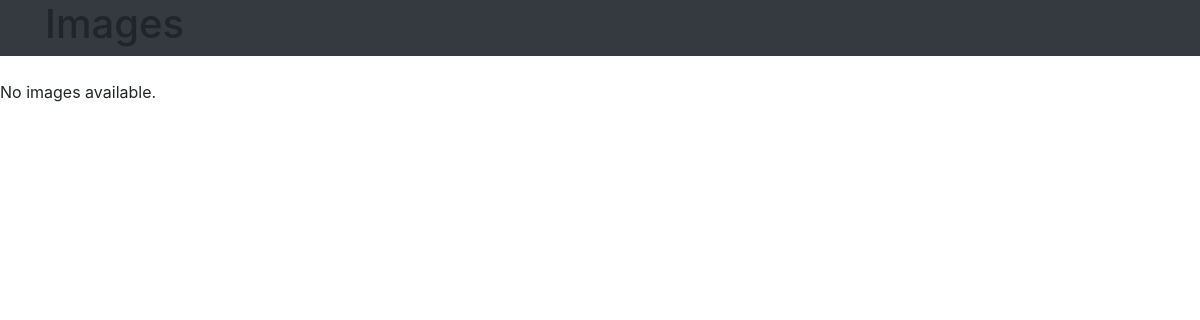
The page /view_image/4 on the database as committed earlier.
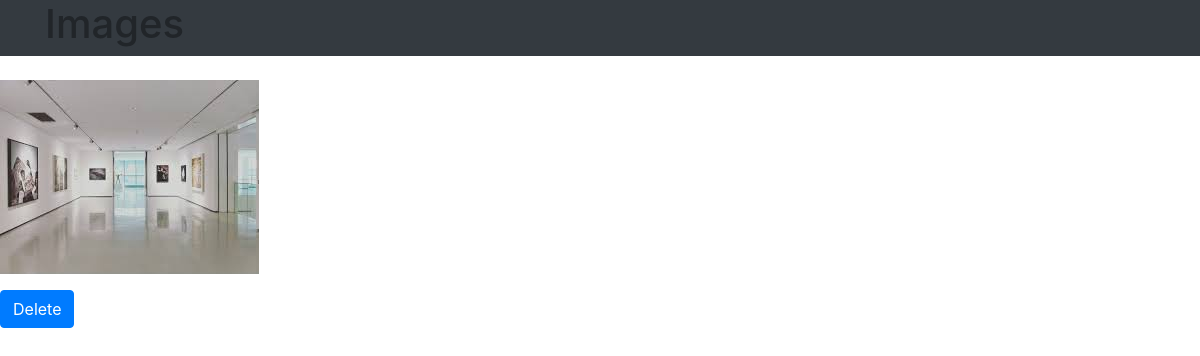
The same page on the database as committed later.
### mainapp/models.py (models this page shows)
class Gallery(models.Model):
    feedimage=models.ImageField(upload_to='images/')
    User = models.ForeignKey(User, on_delete=models.CASCADE)

### mainapp/views.py (the view)
# urls.py: path('view_image/<int:pk>',views.view_image,name="view_image"),
def view_image(request,pk):
    feeds = Gallery.objects.filter(pk=pk)
    return render(request,"image.html",{"feeds":feeds})

### templates/image.html (shortened to what this page needs)
<!DOCTYPE html>
<html lang="en">
<head>
    <link href="https://maxcdn.bootstrapcdn.com/bootstrap/4.5.2/css/bootstrap.min.css" rel="stylesheet">
    <link href="https://cdnjs.cloudflare.com/ajax/libs/bootstrap-icons/1.8.1/font/bootstrap-icons.min.css" rel="stylesheet">
</head>
 <header class="main-header mb-4 bg-dark">
    <div>
    <div class="container d-flex justify-content-between align-items-center">
        <h1 class="header-title">Images</h1>
    </div>
</header>
   <div class="image">
        {% if feeds %}
        {% for i in feeds %}
        <img src="{{i.feedimage.url}}" alt="gallery image">
   </div>
   <div>
    <a href="{% url 'delete_image' i.pk  %}" class="btn btn-primary mt-3"> Delete</a>
   </div>
   {% endfor %}
   {% else %}
       <p>No images available.</p>
   {% endif %}
    </div>
</body>
</body>
</html>

Rows that differ between the two databases and show on the page:
added Gallery: feedimage (picture)
Other text that changed with them:
text no longer shown: "No images available."
